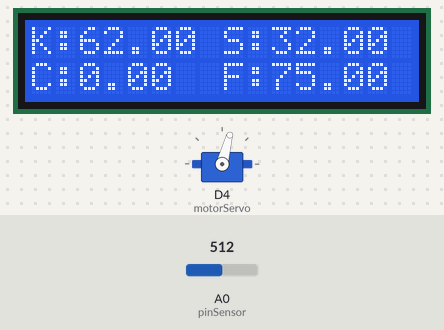
The sketch below on a simulated ESP8266 (Wemos D1 mini). Shown: 16×2 character LCD, servo. The inputs (shaded band) are chosen by the test bench; at power-on: A0 (pinSensor) = 512. WiFi joins after 1.5 s; servers stay silent unless stated; uploads are accepted with an empty reply; what the sketch prints to the serial monitor is not drawn.

Above: at 6.7 s.
Timing chart, 0 to 8.2 s (numbered marks = the images above):
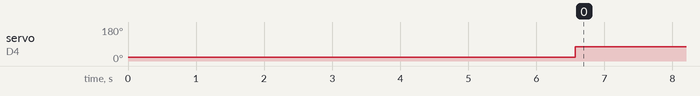

The sketch:

_sugeno__wemos_tanpa_cahaya.ino
```cpp
#include <LiquidCrystal_I2C.h>
LiquidCrystal_I2C lcd(0x27,16,2);  // GANTI 0x3F Ke 0x27 kalau LCD ga muncul

#include <DHT.h>
#include <ESP8266WiFi.h>
#include <Servo.h>

#define DHTPIN D5
#define DHTTYPE DHT11
DHT dht(DHTPIN, DHTTYPE);
Servo motorServo;

const char* ssid = "killu";
const char* password = "12345678";
const char* host = "192.168.1.6"; //edit the host adress, ip address etc.

#define pinSensor A0
int sensorValue = 0;

float sensorSuhu;
float sensorKelembaban;
float sensorCahaya;

//Rule Base
float suhu [2];
float kelembaban [2];
float cahaya [2];
float rule [2][2];
float rule00, rule01;
float rule10, rule11;
float defuz, pwm, defuzzy;
float temp, minsuhuKelem;

void setup() {
  lcd.begin(); // initializing the lcd 16x2
//  lcd.setBacklightPin(3, POSITIVE); // enable or turn on the backlight
//  lcd.setBacklight(HIGHT);

//  lcd.init();
  // Print a message to the LCD.
  lcd.backlight();

  Serial.begin(115200);
  delay(5000);

  motorServo.attach(D4); //D4
  motorServo.write(20); // set jadi 0 pertama kali

  //cahaya
  pinMode(A0, INPUT);

//  Serial.print("{\"humidity\": ");
//  Serial.print(kelembaban);
//  Serial.print(", \"temp\": ");
//  Serial.print(suhu);
//  Serial.print("}\n");


 // =========================================================
 // wifi
  Serial.println();
  Serial.println();
  Serial.print("Connecting to ");
  Serial.println(ssid);

  WiFi.begin(ssid, password);

  while (WiFi.status() != WL_CONNECTED) {
    delay(500);
    Serial.print(".");
  }

  Serial.println("");
  Serial.println("WiFi connected");
  Serial.println("IP address: ");
  Serial.println(WiFi.localIP());
}

void loop() {
//  sensorKelembaban = dht.readHumidity();
//  sensorSuhu = dht.readTemperature();

  //sensor ldr
  int nilai = analogRead(A0);   // Baca nilai sensor
  float Vout = nilai*0.0048828125;
//  sensorCahaya = 500/(10*((5-Vout)/Vout)); // ini yang benar conversi lux
//  float lux2=(2500/Vout-500)/10;
//  Serial.println(sensorCahaya);
//  Serial.println(lux2);

 sensorSuhu = 32.00;
 sensorKelembaban = 62.00 ;
// sensorCahaya = 0.23;

//  fuzzifikasi
   FuzzySuhu(sensorSuhu);
   FuzzyKelembaban(sensorKelembaban);
//   FuzzyCahaya(sensorCahaya);

// defuzzifikasi
   Defuzzy();

// servo
   motorServo.write(defuzzy);

  lcd.clear();
  lcd.setCursor(0,0);
  lcd.print("K: ");
  lcd.setCursor(2,0);
  lcd.print(sensorKelembaban);
  lcd.setCursor(8,0);
  lcd.print("S: ");
  lcd.setCursor(10,0);
  lcd.print(sensorSuhu);

  lcd.setCursor(0,1);
  lcd.print("C: ");
  lcd.setCursor(2,1);
  lcd.print(sensorCahaya);
  lcd.setCursor(8,1);
  lcd.print("F: ");
  lcd.setCursor(10,1);
  lcd.print(defuzzy);
// ==============================================================
  // koneksi wifi
  sensorValue = analogRead(pinSensor);

  Serial.print("connecting to ");
  Serial.println(host);

  WiFiClient client;
  const int httpPort = 80;
  if (!client.connect(host, httpPort)) {
    Serial.println("connection failed");
    return;
  }

  // We now create a URI for the request
  String url = "/walet/add.php?";
  url += "suhu=";
  url += sensorSuhu;
  url += "&kelembaban=";
  url += sensorKelembaban;
  url += "&cahaya=";
  url += sensorCahaya;
  url += "&keran=";
  url += defuzzy;


  Serial.print("Requesting URL: ");
  Serial.println(url);

  // This will send the request to the server
  client.print(String("GET ") + url + " HTTP/1.1\r\n" +
               "Host: " + host + "\r\n" +
               "Connection: close\r\n\r\n");

  unsigned long timeout = millis();
  while (client.available() == 0) {
    if (millis() - timeout > 5000) {
      Serial.println(">>> Client Timeout !");
      client.stop();
      return;
    }
  }

  // Read all the lines of the reply from server and print them to Serial
  while (client.available()) {
    String line = client.readStringUntil('\r');
    //Serial.print(line);

    if (line.indexOf("sukses gaes") != -1) {
      Serial.println();
      Serial.println("Yes, data masuk");
    } else if (line.indexOf("gagal gaes") != -1) {
      Serial.println();
      Serial.println("Maaf, data gagal masuk");
      //digitalWrite(alarmPin, HIGH);
    }
  }

//  Serial.println();
//  Serial.println("closing connection");
  delay(10000); // delay 10detik
}


void FuzzySuhu(float sensorSuhu){
  // untuk suhu hampir panas
  if (sensorSuhu <= 27.00)
  { suhu [0] = 1;}
  else if (sensorSuhu > 27.00 && sensorSuhu <= 30.00)
  {  suhu [0] = (30.00 - sensorSuhu)/(30.00 - 27.00); }
  else
  { suhu [0] = 0;}
  Serial.print("suhu functions: ");
  Serial.println(sensorSuhu);
  // untuk suhu panas
  if (sensorSuhu <= 27.00)
  { suhu [1] = 0;}
  else if (sensorSuhu > 27.00 && sensorSuhu <= 30.00)
  { suhu [1] = (sensorSuhu-27.00)/(30.00-27.00);}
  else
  { suhu [1] = 1;}
}

void FuzzyKelembaban(float sensorKelembaban){
  // untuk panas
  if (sensorKelembaban <= 65.00)
  { kelembaban [0] = 1;}
  else if (sensorKelembaban > 65.00 && sensorKelembaban <= 70.00)
  {  kelembaban [0] = (70.00 - sensorKelembaban)/(70.00 - 65.00); }
  else
  { kelembaban [0] = 0;}

  // untuk hampir panas
  if (sensorKelembaban <= 65.00)
  { kelembaban [1] = 0;}
  else if (sensorKelembaban > 65.00 && sensorKelembaban <= 70.00)
  { kelembaban [1] = (sensorKelembaban-65.00)/(70.00 - 65.00);}
  else
  { kelembaban [1] = 1;}
  Serial.print("kelembaban functions: ");
  Serial.println(sensorKelembaban);
}


// rule dan defuzzifikasi belum dirubah
void RuleEva (){
 int i, j;
 for ( i=0; i<=1; i=i+1)
 {
   for ( j=0; j<=1; j=j+1)
   {
     temp = min(suhu[i], kelembaban[j]);
     rule [i][j] = temp;
   }
 }
 rule00 = rule [0][0]; // (hampir panas,hampir panas = )
 rule01 = rule [0][1]; // (hampir panas,panas = )

 rule10 = rule [1][0]; // (panas,hampir panas = )
 rule11 = rule [1][1]; // (panas,panas = )

}

void Defuzzy () {
  // metode sugeno (weighted average)
  RuleEva();
  pwm = (rule00 * 30) + (rule01 * 40)+ (rule10 * 75)+ (rule11 * 90);

  defuz = 0;
  int i, j;
  for ( i=0; i<=1; i=i+1)
  {
    for ( j=0; j<=1; j=j+1)
    {
      defuz = defuz + rule [i][j];
    }
  }
  defuzzy = pwm / defuz;
}
```

Measured:
- by itself, servo on D4 (motorServo): 20° → 75° at 6.6 s
